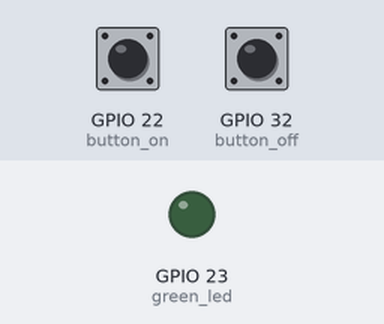
Bench run of a sketch on a simulated ESP32. On the bench: output pins drawn as LEDs (lit = HIGH). The test bench sets the inputs (shaded band); at power-on: GPIO 22 (button_on) HIGH, GPIO 32 (button_off) HIGH.

Above: at 1.2 s.
1.3 s: GPIO 22 (button_on) pulled LOW for 0.15 s
At 1.6 s:
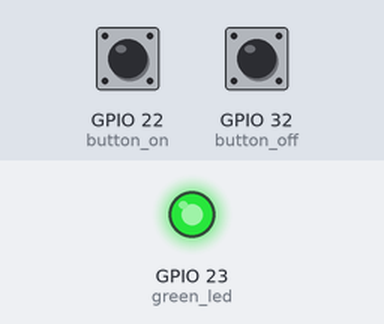
2.9 s: GPIO 32 (button_off) pulled LOW for 0.15 s
At 4.0 s:
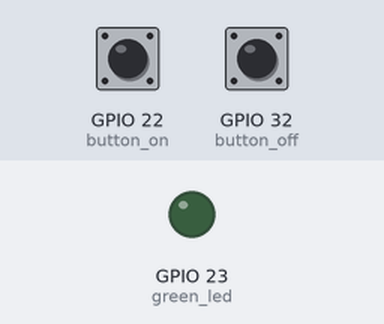
4.5 s: GPIO 22 (button_on) pulled LOW for 1 s
At 5.2 s:
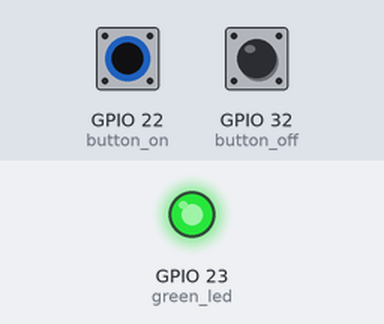
Timing chart, 0 to 7.5 s (numbered marks = the images above; inputs shaded):
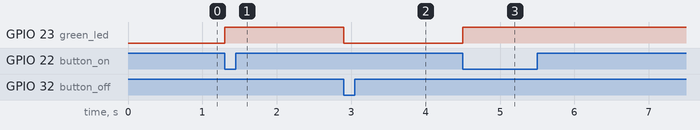

The sketch:

3_Control_LED_with_2_Buttons.ino
```cpp
// This program turns an led light with two buttons (one for turn on, and the other for turning it off)
/*
Prof. Nehmiya Shikur
EGR-226: Digital Sys and Computer ORG

program: 3
Task: Turns the led light connected to pin 23 with two buttons (one button turns it on, the other turns it off)
*/

int green_led = 23;
int button_on = 22;                         // Turns on the led light
int button_off = 32;                         // Turns off the led light

void setup() {

  pinMode(green_led, OUTPUT);
  pinMode(button_on, INPUT_PULLUP);                // The INPUT_PULLUP serves as a resistor in the button (it makes sure the value reading of the button doesn't change until it is clicked)
  pinMode(button_off, INPUT_PULLUP);
}

void loop() {

  if(digitalRead(button_on) == LOW)               // Since we are using INPUT_PULLUP for the button, when it is clicked no current will flow. That's why 'digitalRead(button) == LOW' corresponds to 'button clicked'
  {
    digitalWrite(green_led, HIGH);
  }
  if(digitalRead(button_off) == LOW)
  {
    digitalWrite(green_led, LOW);
  }

}
```

Measured:
- after the input at 1.3 s, GPIO 23 (green_led): LOW → HIGH at once
- after the input at 2.9 s, GPIO 23 (green_led): HIGH → LOW at once
- after the input at 4.5 s, GPIO 23 (green_led): LOW → HIGH at once
